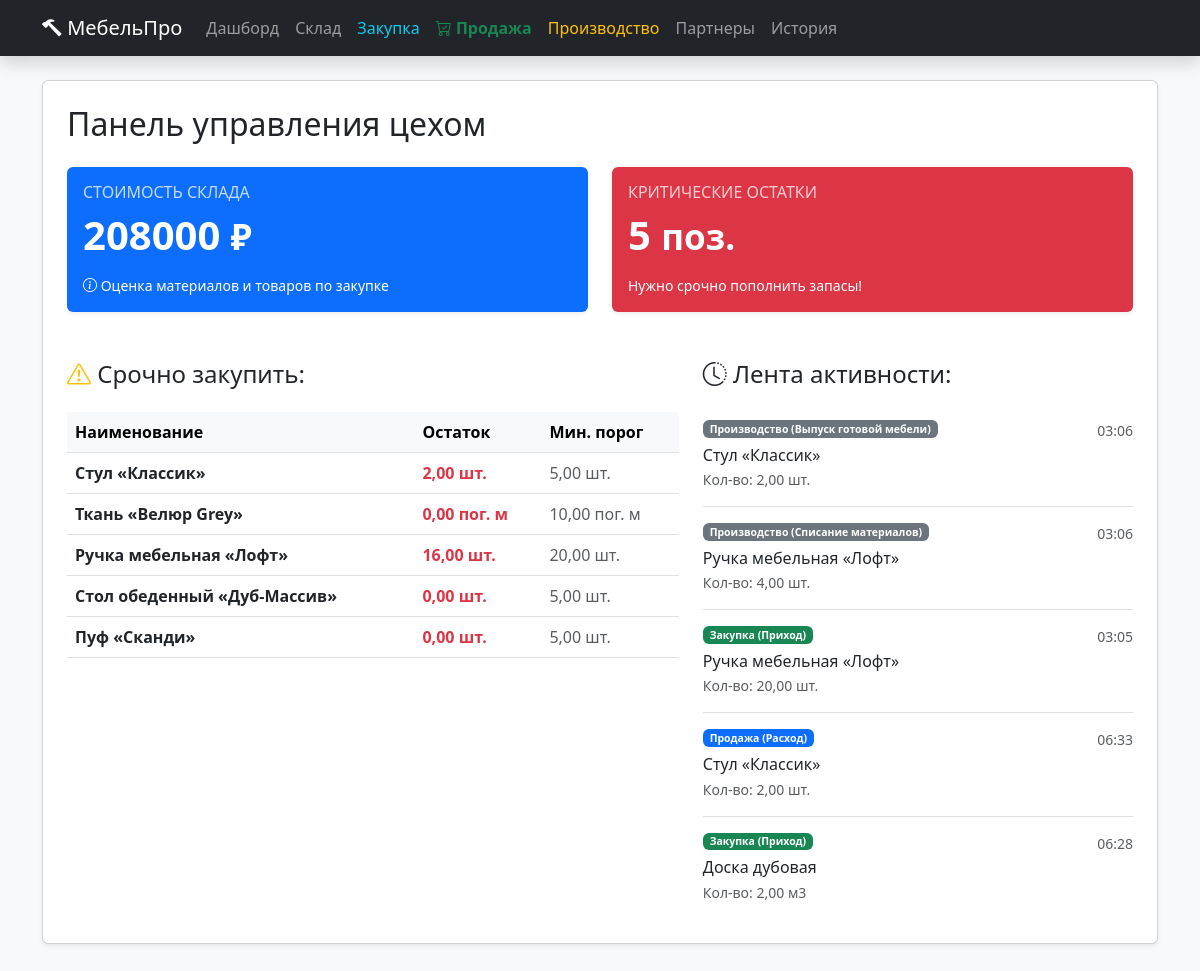
The page / on the database its author committed.
### workshop/models.py (models this page shows, shortened)
class Item(models.Model):
    TYPES = [
        ('MATERIAL', 'Материал/Сырье'),
        ('PRODUCT', 'Готовая продукция'),
    ]
    name = models.CharField("Наименование", max_length=200)
    sku = models.CharField("Артикул/Код", max_length=50, unique=True)
    category = models.ForeignKey(Category, on_delete=models.CASCADE, verbose_name="Категория")
    item_type = models.CharField("Тип", max_length=10, choices=TYPES, default='MATERIAL')
    quantity = models.DecimalField("Остаток на складе", max_digits=10, decimal_places=2, default=0)
    unit = models.CharField("Ед. измерения", max_length=10, default="шт.") # м3, пог. м, шт.
    price_buy = models.DecimalField("Цена закупки", max_digits=10, decimal_places=2, default=0)
    price_sale = models.DecimalField("Цена продажи", max_digits=10, decimal_places=2, default=0)
    min_limit = models.DecimalField("Мин. запас", max_digits=10, decimal_places=2, default=5)
    class Meta:
        verbose_name = "Объект склада"
        verbose_name_plural = "Склад"

class Transaction(models.Model):
    TRAN_TYPES = [
        ('INBOUND', 'Закупка (Приход)'),
        ('OUTBOUND', 'Продажа (Расход)'),
        ('PROD_IN', 'Производство (Выпуск готовой мебели)'),
        ('PROD_OUT', 'Производство (Списание материалов)'),
    ]
    item = models.ForeignKey(Item, on_delete=models.CASCADE, verbose_name="Товар/Материал")
    type = models.CharField("Тип операции", max_length=10, choices=TRAN_TYPES)
    quantity = models.DecimalField("Количество", max_digits=10, decimal_places=2)
    contractor = models.ForeignKey(Contractor, on_delete=models.SET_NULL, null=True, blank=True, verbose_name="Партнер")
    employee = models.ForeignKey(User, on_delete=models.SET_NULL, null=True, verbose_name="Сотрудник")
    date = models.DateTimeField("Дата и время", auto_now_add=True)
    comment = models.TextField("Комментарий", blank=True)
    class Meta:
        verbose_name = "Операция"
        verbose_name_plural = "История операций"

### workshop/views.py (the view)
# urls.py: path('', views.dashboard, name='dashboard'),
def dashboard(request):
    stats = InventoryService.get_dashboard_stats()
    return render(request, 'workshop/dashboard.html', stats)

### workshop/services.py (called while the page is built)
    @staticmethod
    def get_dashboard_stats():
        total_value = Item.objects.aggregate(
            total=Sum(F('quantity') * F('price_buy'))
        )['total'] or 0
        low_stock_items = Item.objects.filter(quantity__lte=F('min_limit'))
        recent_transactions = Transaction.objects.select_related('item').order_by('-date')[:5]
        return {
            'total_value': total_value,
            'low_stock_items': low_stock_items,
            'recent_transactions': recent_transactions,
        }

### templates/workshop/dashboard.html
{% extends 'base.html' %}
{% block content %}
<h2 class="mb-4">Панель управления цехом</h2>
<div class="row g-4">
    <div class="col-md-6">
        <div class="card border-0 bg-primary text-white shadow-sm">
            <div class="card-body">
                <h6 class="card-title text-uppercase opacity-75">Стоимость склада</h6>
                <h2 class="display-6 fw-bold">{{ total_value }} <small>₽</small></h2>
                <p class="mb-0 mt-3 small"><i class="bi bi-info-circle"></i> Оценка материалов и товаров по закупке</p>
            </div>
        </div>
    </div>
    <div class="col-md-6">
        <div class="card border-0 {% if low_stock_items %}bg-danger{% else %}bg-success{% endif %} text-white shadow-sm">
            <div class="card-body">
                <h6 class="card-title text-uppercase opacity-75">Критические остатки</h6>
                <h2 class="display-6 fw-bold">{{ low_stock_items.count }} <small>поз.</small></h2>
                <p class="mb-0 mt-3 small">
                    {% if low_stock_items %}
                    Нужно срочно пополнить запасы!
                    {% else %}
                    Всего достаточно для работы
                    {% endif %}
                </p>
            </div>
        </div>
    </div>
</div>
<div class="row mt-5">
    <div class="col-md-7">
        <h4><i class="bi bi-exclamation-triangle text-warning"></i> Срочно закупить:</h4>
        <div class="table-responsive">
            <table class="table align-middle mt-3">
                <thead class="table-light">
                    <tr>
                        <th>Наименование</th>
                        <th>Остаток</th>
                        <th>Мин. порог</th>
                    </tr>
                </thead>
                <tbody>
                    {% for item in low_stock_items %}
                    <tr>
                        <td><strong>{{ item.name }}</strong></td>
                        <td class="text-danger fw-bold">{{ item.quantity }} {{ item.unit }}</td>
                        <td class="text-muted">{{ item.min_limit }} {{ item.unit }}</td>
                    </tr>
                    {% empty %}
                    <tr><td colspan="3" class="text-center text-muted">Дефицита материалов не обнаружено</td></tr>
                    {% endfor %}
                </tbody>
            </table>
        </div>
    </div>
    <div class="col-md-5">
        <h4><i class="bi bi-clock-history"></i> Лента активности:</h4>
        <div class="list-group list-group-flush mt-3">
            {% for trans in recent_transactions %}
            <div class="list-group-item px-0 py-3">
                <div class="d-flex w-100 justify-content-between small">
                    <span class="badge {% if trans.type == 'INBOUND' %}bg-success{% elif trans.type == 'OUTBOUND' %}bg-primary{% else %}bg-secondary{% endif %} mb-2">
                        {{ trans.get_type_display }}
                    </span>
                    <span class="text-muted">{{ trans.date|date:"H:i" }}</span>
                </div>
                <h6 class="mb-1">{{ trans.item.name }}</h6>
                <p class="mb-0 text-muted small">Кол-во: {{ trans.quantity }} {{ trans.item.unit }}</p>
            </div>
            {% endfor %}
        </div>
    </div>
</div>
{% endblock %}

### templates/base.html (shortened to what this page needs)
<!DOCTYPE html>
<html lang="ru">
<head>
    <link href="https://cdn.jsdelivr.net/npm/bootstrap@5.3.0/dist/css/bootstrap.min.css" rel="stylesheet">
    <link rel="stylesheet" href="https://cdn.jsdelivr.net/npm/bootstrap-icons@1.11.0/font/bootstrap-icons.css">
</head>
<body class="bg-light">
    <nav class="navbar navbar-expand-lg navbar-dark bg-dark mb-4 shadow">
        <div class="container">
            <a class="navbar-brand" href="{% url 'dashboard' %}">
                <i class="bi bi-hammer"></i> МебельПро
            </a>
            <div class="collapse navbar-collapse" id="navbarNav">
                <ul class="navbar-nav me-auto">
                    <li class="nav-item"><a class="nav-link" href="{% url 'dashboard' %}">Дашборд</a></li>
                    <li class="nav-item"><a class="nav-link" href="{% url 'inventory_list' %}">Склад</a></li>
                    <li class="nav-item"><a class="nav-link text-info" href="{% url 'purchase_create' %}">Закупка</a></li>
                    <li class="nav-item"><a class="nav-link text-success fw-bold" href="{% url 'sales_create' %}"><i class="bi bi-cart-check"></i> Продажа</a></li>
                    <li class="nav-item"><a class="nav-link text-warning" href="{% url 'production_create' %}">Производство</a></li>
                    <li class="nav-item"><a class="nav-link" href="{% url 'partners_list' %}">Партнеры</a></li>
                    <li class="nav-item"><a class="nav-link" href="{% url 'history_list' %}">История</a></li>
                </ul>
            </div>
        </div>
    </nav>
    <div class="container">
        <div class="card shadow-sm p-4 bg-white mb-5">
            {% block content %}{% endblock %}
        </div>
    </div>
</body>
</html>

### rows shown on the page
Item: name "Стул «Классик»", quantity "2,00", unit "шт.", min_limit "5,00"
Item: name "Ткань «Велюр Grey»", quantity "0,00", unit "пог. м", min_limit "10,00"
Item: name "Ручка мебельная «Лофт»", quantity "16,00", unit "шт.", min_limit "20,00"
Item: name "Стол обеденный «Дуб-Массив»", quantity "0,00", unit "шт.", min_limit "5,00"
Item: name "Пуф «Сканди»", quantity "0,00", unit "шт.", min_limit "5,00"

### other values the page prints
{{ total_value }} "208000"
{{ low_stock_items.count }} "5"
